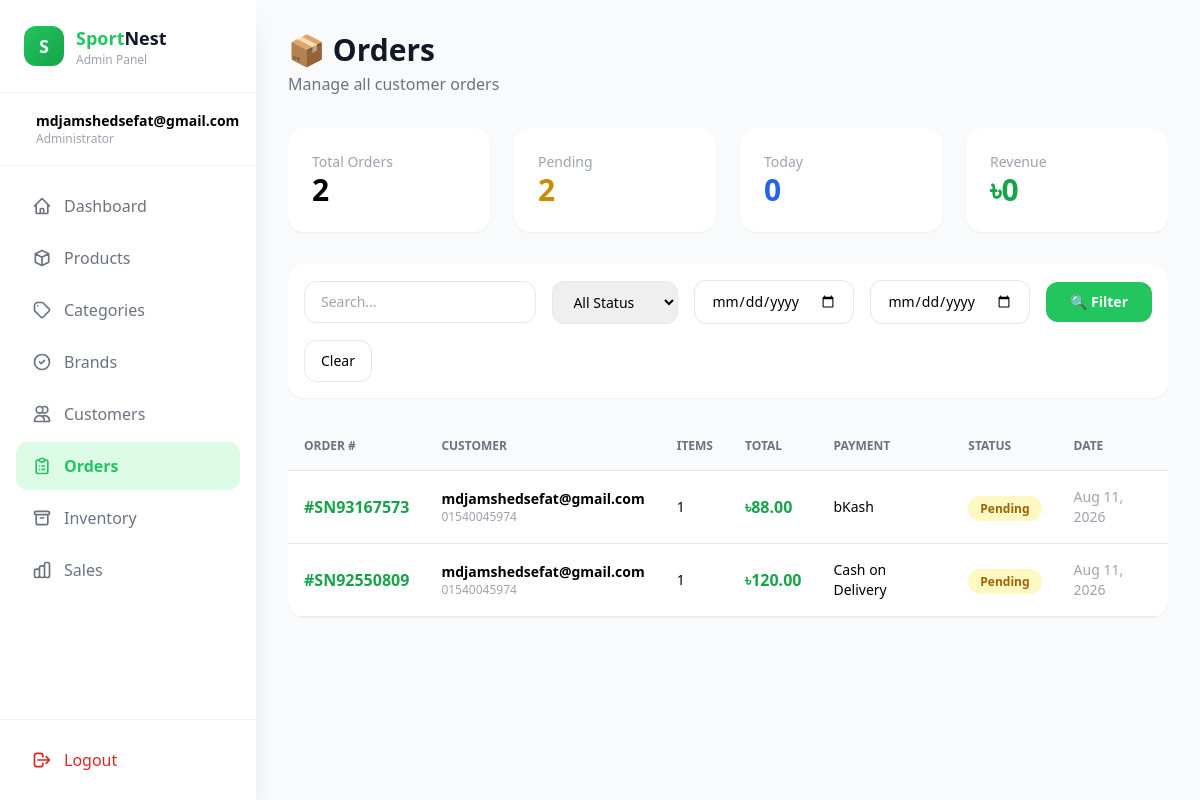
/admin-panel/orders/ (signed in), run on an earlier commit of the app's database.
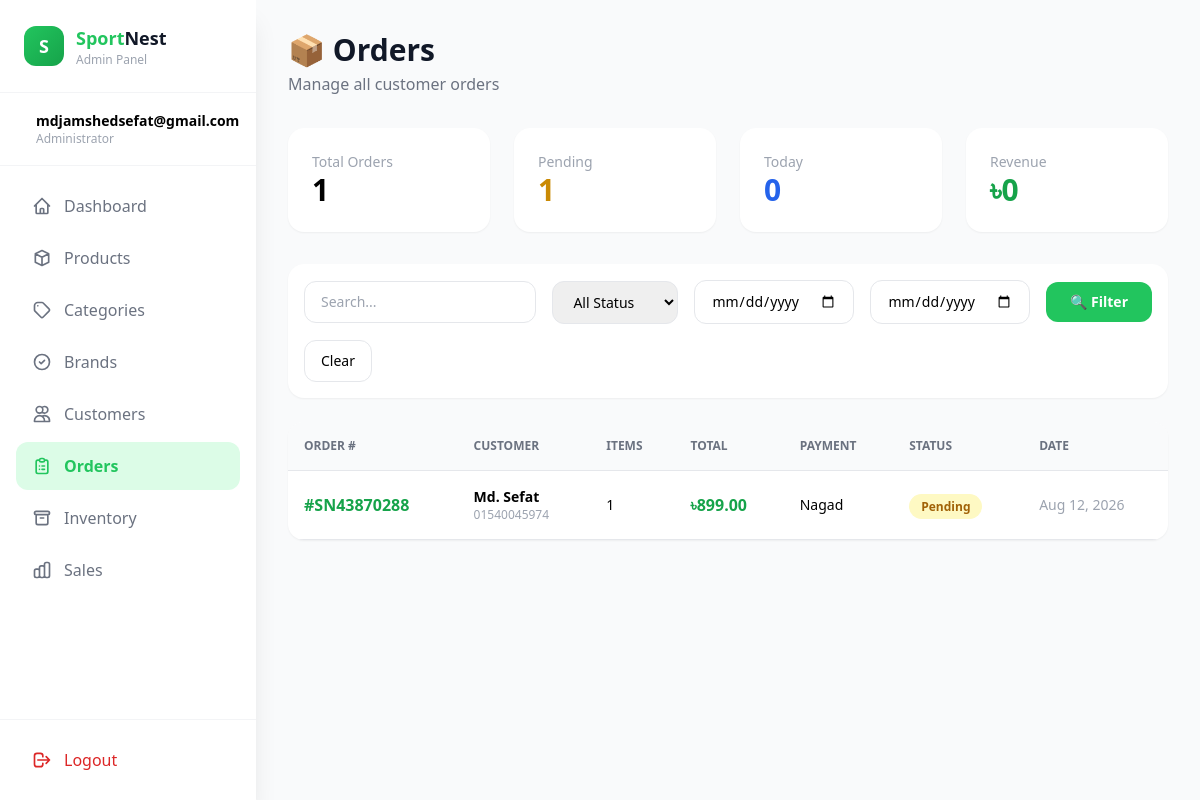
And on a later commit of the database.
### accounts/models.py (models this page shows, shortened)
class User(AbstractUser):
    email = models.EmailField('email address', unique=True)
    phone = models.CharField(max_length=20, blank=True)
    avatar = models.ImageField(upload_to='avatars/', blank=True, null=True)
    address = models.TextField(blank=True)
    city = models.CharField(max_length=100, blank=True)
    postal_code = models.CharField(max_length=20, blank=True)
    newsletter = models.BooleanField(default=False)
    created_at = models.DateTimeField(auto_now_add=True)
    updated_at = models.DateTimeField(auto_now=True)
    USERNAME_FIELD = 'email'
    REQUIRED_FIELDS = ['username', 'first_name', 'last_name']
    class Meta:
        db_table = 'users'
        verbose_name = 'User'
        verbose_name_plural = 'Users'
    def get_full_name(self):
        if self.first_name and self.last_name:
            return f"{self.first_name} {self.last_name}"
        return self.email

### orders/models.py (models this page shows, shortened)
class Order(models.Model):
    STATUS_CHOICES = [
        ('PENDING', 'Pending'),
        ('CONFIRMED', 'Confirmed'),
        ('PROCESSING', 'Processing'),
        ('SHIPPED', 'Shipped'),
        ('DELIVERED', 'Delivered'),
        ('CANCELLED', 'Cancelled'),
    ]
    PAYMENT_CHOICES = [
        ('COD', 'Cash on Delivery'),
        ('BKASH', 'bKash'),
        ('NAGAD', 'Nagad'),
        ('CARD', 'Card Payment'),
    ]
    user = models.ForeignKey(User, on_delete=models.SET_NULL, null=True, blank=True, related_name='orders')
    email = models.EmailField()
    phone = models.CharField(max_length=20)
    full_name = models.CharField(max_length=200)
    address = models.TextField()
    city = models.CharField(max_length=100)
    postal_code = models.CharField(max_length=20, blank=True)
    order_number = models.CharField(max_length=20, unique=True)
    status = models.CharField(max_length=20, choices=STATUS_CHOICES, default='PENDING')
    payment_method = models.CharField(max_length=20, choices=PAYMENT_CHOICES, default='COD')
    subtotal = models.DecimalField(max_digits=10, decimal_places=2)
    shipping_cost = models.DecimalField(max_digits=10, decimal_places=2, default=0)
    discount = models.DecimalField(max_digits=10, decimal_places=2, default=0)
    total = models.DecimalField(max_digits=10, decimal_places=2)
    notes = models.TextField(blank=True)
    created_at = models.DateTimeField(auto_now_add=True)
    updated_at = models.DateTimeField(auto_now=True)
    class Meta:
        ordering = ['-created_at']

### admin_panel/views.py (the view, shortened to what this page needs)
# urls.py: path('orders/', views.orders_view, name='orders'),
@staff_required
def orders_view(request):
    status_filter = request.GET.get('status', '')
    search = request.GET.get('search', '')
    date_from = request.GET.get('date_from', '')
    date_to = request.GET.get('date_to', '')
    orders = Order.objects.all().select_related('user').order_by('-created_at')
    if status_filter:
        orders = orders.filter(status=status_filter)
    if date_from:
        orders = orders.filter(created_at__date__gte=date_from)
    if date_to:
        orders = orders.filter(created_at__date__lte=date_to)
    total_orders = Order.objects.count()
    pending_count = Order.objects.filter(status='PENDING').count()
    today_count = Order.objects.filter(created_at__date=timezone.now().date()).count()
    revenue = Order.objects.filter(
        status__in=['CONFIRMED', 'PROCESSING', 'SHIPPED', 'DELIVERED']
    ).aggregate(total=Sum('total'))['total'] or 0
    context = {
        'orders': orders,
        'status_filter': status_filter,
        'search': search,
        'date_from': date_from,
        'date_to': date_to,
        'status_choices': Order.STATUS_CHOICES,
        'total_orders': total_orders,
        'pending_orders': pending_count,
        'today_orders': today_count,
        'total_revenue': revenue,
    }
    return render(request, 'admin_panel/orders.html', context)

### admin_panel/templates/admin_panel/orders.html (shortened to what this page needs)
{% load static %}
<!DOCTYPE html>
<html lang="en">
<head>
    <script src="https://cdn.tailwindcss.com"></script>
</head>
<body class="bg-gray-50 flex">
    {% include 'admin_panel/sidebar.html' %}
    <main class="flex-1 ml-64 p-8">
        <div class="flex justify-between items-center mb-8">
            <div>
                <h1 class="text-3xl font-black text-gray-900">📦 Orders</h1>
                <p class="text-gray-500 mt-1">Manage all customer orders</p>
            </div>
        </div>
        <div class="grid grid-cols-4 gap-6 mb-8">
            <div class="bg-white rounded-2xl p-6 shadow-sm">
                <p class="text-sm text-gray-400">Total Orders</p>
                <p class="text-3xl font-black">{{ total_orders }}</p>
            </div>
            <div class="bg-white rounded-2xl p-6 shadow-sm">
                <p class="text-sm text-gray-400">Pending</p>
                <p class="text-3xl font-black text-yellow-600">{{ pending_orders }}</p>
            </div>
            <div class="bg-white rounded-2xl p-6 shadow-sm">
                <p class="text-sm text-gray-400">Today</p>
                <p class="text-3xl font-black text-blue-600">{{ today_orders }}</p>
            </div>
            <div class="bg-white rounded-2xl p-6 shadow-sm">
                <p class="text-sm text-gray-400">Revenue</p>
                <p class="text-3xl font-black text-green-600">৳{{ total_revenue|floatformat:0 }}</p>
            </div>
        </div>
        <div class="bg-white rounded-2xl p-4 shadow-sm mb-6">
            <form method="GET" class="flex flex-wrap gap-4 items-center">
                <input type="text" name="search" value="{{ search }}" placeholder="Search..."
                       class="flex-1 min-w-[200px] px-4 py-2.5 rounded-xl border border-gray-200 text-sm">
                <select name="status" class="px-4 py-2.5 rounded-xl border border-gray-200 text-sm">
                    <option value="">All Status</option>
                </select>
                <input type="date" name="date_from" value="{{ date_from }}" class="px-4 py-2.5 rounded-xl border border-gray-200 text-sm">
                <input type="date" name="date_to" value="{{ date_to }}" class="px-4 py-2.5 rounded-xl border border-gray-200 text-sm">
                <button type="submit" class="px-6 py-2.5 rounded-xl bg-green-500 text-white font-bold text-sm">🔍 Filter</button>
                <a href="{% url 'admin_panel:orders' %}" class="px-4 py-2.5 rounded-xl border text-sm">Clear</a>
            </form>
        </div>
        <div class="bg-white rounded-2xl shadow-sm overflow-hidden">
            <table class="w-full">
                <thead class="bg-gray-50 border-b">
                    <tr>
                        <th class="p-4 text-left text-xs font-bold text-gray-500 uppercase">Order #</th>
                        <th class="p-4 text-left text-xs font-bold text-gray-500 uppercase">Customer</th>
                        <th class="p-4 text-left text-xs font-bold text-gray-500 uppercase">Items</th>
                        <th class="p-4 text-left text-xs font-bold text-gray-500 uppercase">Total</th>
                        <th class="p-4 text-left text-xs font-bold text-gray-500 uppercase">Payment</th>
                        <th class="p-4 text-left text-xs font-bold text-gray-500 uppercase">Status</th>
                        <th class="p-4 text-left text-xs font-bold text-gray-500 uppercase">Date</th>
                    </tr>
                </thead>
                <tbody>
                    {% for order in orders %}
                    <tr class="border-b hover:bg-gray-50 transition">
                        <td class="p-4">
                            <a href="{% url 'admin_panel:order_detail' order.order_number %}" class="font-bold text-green-600">#{{ order.order_number }}</a>
                        </td>
                        <td class="p-4">
                            <p class="font-bold text-sm">{{ order.full_name }}</p>
                            <p class="text-xs text-gray-400">{{ order.phone }}</p>
                        </td>
                        <td class="p-4 text-sm">{{ order.items.count }}</td>
                        <td class="p-4 font-bold text-green-600">৳{{ order.total }}</td>
                        <td class="p-4 text-sm">{{ order.get_payment_method_display }}</td>
                        <td class="p-4">
                            <span class="px-3 py-1 rounded-full text-xs font-bold
                                {% if order.status == 'PENDING' %}bg-yellow-100 text-yellow-700
                                {% elif order.status == 'CONFIRMED' %}bg-blue-100 text-blue-700
                                {% elif order.status == 'PROCESSING' %}bg-indigo-100 text-indigo-700
                                {% elif order.status == 'SHIPPED' %}bg-purple-100 text-purple-700
                                {% elif order.status == 'DELIVERED' %}bg-green-100 text-green-700
                                {% elif order.status == 'CANCELLED' %}bg-red-100 text-red-700{% endif %}">
                                {{ order.get_status_display }}
                            </span>
                        </td>
                        <td class="p-4 text-sm text-gray-400">{{ order.created_at|date:"M d, Y" }}</td>
                    </tr>
                    {% empty %}
                    <tr><td colspan="7" class="p-12 text-center text-gray-400">No orders found.</td></tr>
                    {% endfor %}
                </tbody>
            </table>
        </div>
    </main>
</body>
</html>

### admin_panel/templates/admin_panel/sidebar.html (shortened to what this page needs)
<aside class="w-64 min-h-screen bg-white shadow-xl fixed left-0 top-0 overflow-y-auto z-50">
    <div class="p-6 border-b border-gray-100">
        <a href="/" class="flex items-center gap-3">
            <div class="w-10 h-10 rounded-xl flex items-center justify-center"
                 style="background: linear-gradient(135deg, #22C55E, #16A34A);">
                <span class="text-white font-bold text-lg">S</span>
            </div>
            <div>
                <h1 class="text-lg font-black">
                    <span style="color: #22C55E;">Sport</span><span style="color: #111827;">Nest</span>
                </h1>
                <p class="text-xs text-gray-400">Admin Panel</p>
            </div>
        </a>
    </div>
    <div class="px-6 py-4 border-b border-gray-100">
        <div class="flex items-center gap-3">
            <div>
                <p class="text-sm font-bold">{{ user.get_full_name }}</p>
                <p class="text-xs text-gray-400">Administrator</p>
            </div>
        </div>
    </div>
    <nav class="p-4 space-y-1">
        {% url 'admin_panel:dashboard' as dash_url %}
        {% url 'admin_panel:products' as prod_url %}
        {% url 'admin_panel:categories' as cat_url %}
        {% url 'admin_panel:brands' as brand_url %}
        {% url 'admin_panel:customers' as cust_url %}
        {% url 'admin_panel:orders' as ord_url %}
        {% url 'admin_panel:inventory' as inv_url %}
        {% url 'admin_panel:sales' as sales_url %}
        <a href="{% url 'admin_panel:dashboard' %}"
           class="sidebar-item flex items-center gap-3 px-4 py-3 rounded-xl transition-all duration-300
           {% if request.path == dash_url %}active{% endif %}"
           style="{% if request.path == dash_url %}background-color:#DCFCE7;color:#22C55E;font-weight:600;{% else %}color:#6B7280;{% endif %}">
            <svg class="w-5 h-5" fill="none" stroke="currentColor" viewBox="0 0 24 24">
                <path stroke-linecap="round" stroke-linejoin="round" stroke-width="2" d="M3 12l2-2m0 0l7-7 7 7M5 10v10a1 1 0 001 1h3m10-11l2 2m-2-2v10a1 1 0 01-1 1h-3m-4 0a1 1 0 01-1-1v-4a1 1 0 011-1h2a1 1 0 011 1v4a1 1 0 01-1 1h-2z"/>
            </svg>
            Dashboard
        </a>
        <a href="{% url 'admin_panel:products' %}"
           class="sidebar-item flex items-center gap-3 px-4 py-3 rounded-xl transition-all duration-300"
           style="{% if request.path == prod_url %}background-color:#DCFCE7;color:#22C55E;font-weight:600;{% else %}color:#6B7280;{% endif %}">
            <svg class="w-5 h-5" fill="none" stroke="currentColor" viewBox="0 0 24 24">
                <path stroke-linecap="round" stroke-linejoin="round" stroke-width="2" d="M20 7l-8-4-8 4m16 0l-8 4m8-4v10l-8 4m0-10L4 7m8 4v10M4 7v10l8 4"/>
            </svg>
            Products
        </a>
        <a href="{% url 'admin_panel:categories' %}"
           class="sidebar-item flex items-center gap-3 px-4 py-3 rounded-xl transition-all duration-300"
           style="{% if request.path == cat_url %}background-color:#DCFCE7;color:#22C55E;font-weight:600;{% else %}color:#6B7280;{% endif %}">
            <svg class="w-5 h-5" fill="none" stroke="currentColor" viewBox="0 0 24 24">
                <path stroke-linecap="round" stroke-linejoin="round" stroke-width="2" d="M7 7h.01M7 3h5c.512 0 1.024.195 1.414.586l7 7a2 2 0 010 2.828l-7 7a2 2 0 01-2.828 0l-7-7A1.994 1.994 0 013 12V7a4 4 0 014-4z"/>
            </svg>
            Categories
        </a>
        <a href="{% url 'admin_panel:brands' %}"
           class="sidebar-item flex items-center gap-3 px-4 py-3 rounded-xl transition-all duration-300"
           style="{% if request.path == brand_url %}background-color:#DCFCE7;color:#22C55E;font-weight:600;{% else %}color:#6B7280;{% endif %}">
            <svg class="w-5 h-5" fill="none" stroke="currentColor" viewBox="0 0 24 24">
                <path stroke-linecap="round" stroke-linejoin="round" stroke-width="2" d="M9 12l2 2 4-4m6 2a9 9 0 11-18 0 9 9 0 0118 0z"/>
            </svg>
            Brands
        </a>
        <a href="{% url 'admin_panel:customers' %}"
           class="sidebar-item flex items-center gap-3 px-4 py-3 rounded-xl transition-all duration-300"
           style="{% if request.path == cust_url %}background-color:#DCFCE7;color:#22C55E;font-weight:600;{% else %}color:#6B7280;{% endif %}">
            <svg class="w-5 h-5" fill="none" stroke="currentColor" viewBox="0 0 24 24">
                <path stroke-linecap="round" stroke-linejoin="round" stroke-width="2" d="M12 4.354a4 4 0 110 5.292M15 21H3v-1a6 6 0 0112 0v1zm0 0h6v-1a6 6 0 00-9-5.197M13 7a4 4 0 11-8 0 4 4 0 018 0z"/>
            </svg>
            Customers
        </a>
        <a href="{% url 'admin_panel:orders' %}"
           class="sidebar-item flex items-center gap-3 px-4 py-3 rounded-xl transition-all duration-300"
           style="{% if ord_url in request.path %}background-color:#DCFCE7;color:#22C55E;font-weight:600;{% else %}color:#6B7280;{% endif %}">
            <svg class="w-5 h-5" fill="none" stroke="currentColor" viewBox="0 0 24 24">
                <path stroke-linecap="round" stroke-linejoin="round" stroke-width="2" d="M9 5H7a2 2 0 00-2 2v12a2 2 0 002 2h10a2 2 0 002-2V7a2 2 0 00-2-2h-2M9 5a2 2 0 002 2h2a2 2 0 002-2M9 5a2 2 0 012-2h2a2 2 0 012 2m-3 7h3m-3 4h3m-6-4h.01M9 16h.01"/>
            </svg>
            Orders
        </a>
        <a href="{% url 'admin_panel:inventory' %}"
           class="sidebar-item flex items-center gap-3 px-4 py-3 rounded-xl transition-all duration-300"
           style="{% if request.path == inv_url %}background-color:#DCFCE7;color:#22C55E;font-weight:600;{% else %}color:#6B7280;{% endif %}">
            <svg class="w-5 h-5" fill="none" stroke="currentColor" viewBox="0 0 24 24">
                <path stroke-linecap="round" stroke-linejoin="round" stroke-width="2" d="M5 8h14M5 8a2 2 0 110-4h14a2 2 0 110 4M5 8v10a2 2 0 002 2h10a2 2 0 002-2V8m-9 4h4"/>
            </svg>
            Inventory
        </a>
        <a href="{% url 'admin_panel:sales' %}"
           class="sidebar-item flex items-center gap-3 px-4 py-3 rounded-xl transition-all duration-300"
           style="{% if request.path == sales_url %}background-color:#DCFCE7;color:#22C55E;font-weight:600;{% else %}color:#6B7280;{% endif %}">
            Sales
        </a>
    </nav>
    <div class="absolute bottom-0 left-0 right-0 p-4 border-t border-gray-100 bg-white">
        <a href="{% url 'admin_panel:logout' %}" class="flex items-center gap-3 px-4 py-3 rounded-xl text-red-600 hover:bg-red-50 transition-all duration-300">
            <svg class="w-5 h-5" fill="none" stroke="currentColor" viewBox="0 0 24 24">
                <path stroke-linecap="round" stroke-linejoin="round" stroke-width="2" d="M17 16l4-4m0 0l-4-4m4 4H7m6 4v1a3 3 0 01-3 3H6a3 3 0 01-3-3V7a3 3 0 013-3h4a3 3 0 013 3v1"/>
            </svg>
            Logout
        </a>
    </div>
</aside>

What changed in the data, as far as the page shows it:
removed Order: order_number "SN93167573", full_name "mdjamshedsefat@gmail.com", phone "01540045974", items.count "1", total "88.00", payment_method "bKash", status "Pending", created_at "Aug 11, 2026"
changed Order "Pending": order_number "SN92550809" → "SN43870288"; full_name "mdjamshedsefat@gmail.com" → "Md. Sefat"; total "120.00" → "899.00"; payment_method "Cash on Delivery" → "Nagad"; created_at "Aug 11, 2026" → "Aug 12, 2026"
Also different on the page:
{{ total_orders }}: "2" → "1"
{{ pending_orders }}: "2" → "1"
